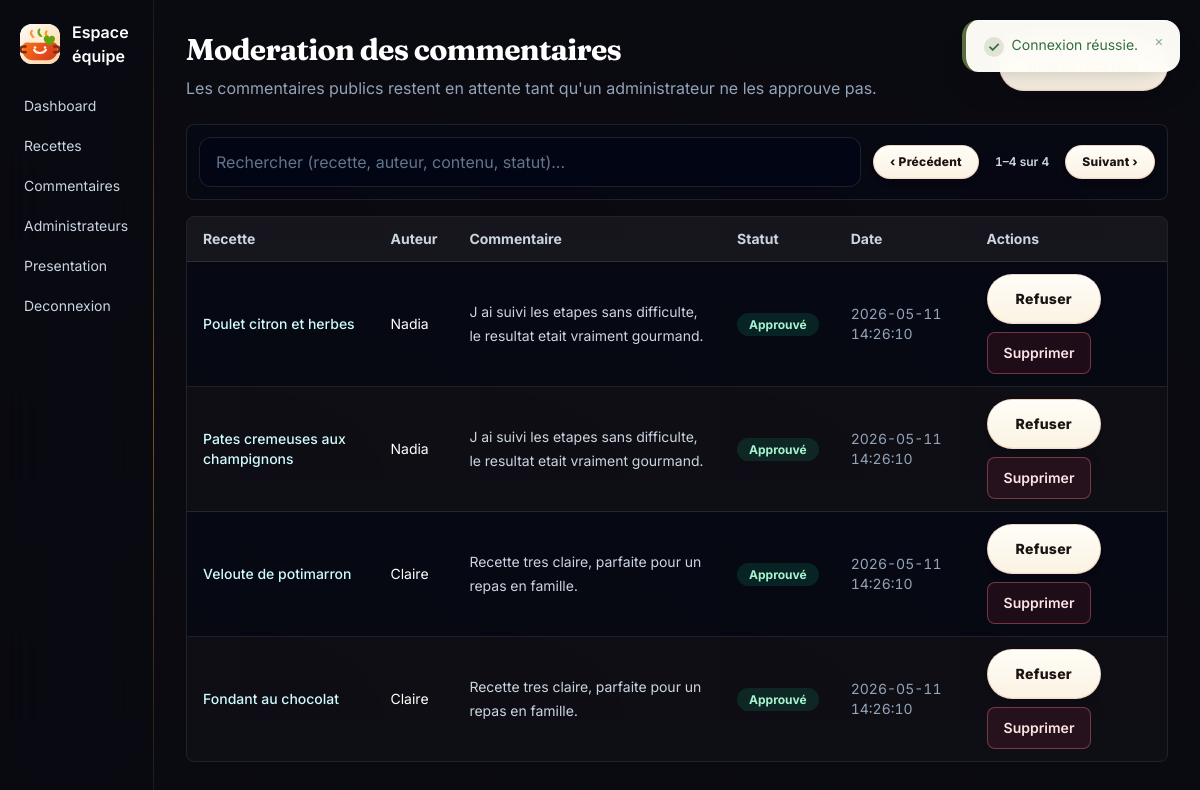
Page /admin/comments/index.php (signed in) on the committed database.
### tables this page shows
CREATE TABLE IF NOT EXISTS recipe_comments (
  id INT AUTO_INCREMENT PRIMARY KEY,
  recipe_id INT NOT NULL,
  author_name VARCHAR(80) NOT NULL,
  content TEXT NOT NULL,
  status ENUM('pending', 'approved', 'rejected') NOT NULL DEFAULT 'pending',
  visitor_hash CHAR(64) NOT NULL,
  created_at DATETIME NOT NULL DEFAULT CURRENT_TIMESTAMP,
  updated_at DATETIME NOT NULL DEFAULT CURRENT_TIMESTAMP ON UPDATE CURRENT_TIMESTAMP,
  INDEX idx_recipe_comments_recipe_status (recipe_id, status, created_at),
  INDEX idx_recipe_comments_status (status, created_at),
  CONSTRAINT fk_recipe_comments_recipe FOREIGN KEY (recipe_id) REFERENCES recipes(id) ON DELETE CASCADE
);

CREATE TABLE IF NOT EXISTS recipes (
  id INT AUTO_INCREMENT PRIMARY KEY,
  title VARCHAR(150) NOT NULL,
  slug VARCHAR(180) NOT NULL UNIQUE,
  short_description VARCHAR(300) NOT NULL,
  description TEXT NOT NULL,
  ingredients TEXT NOT NULL,
  preparation_steps TEXT NOT NULL,
  image_path VARCHAR(255) NULL,
  category VARCHAR(40) NOT NULL DEFAULT 'plats',
  status ENUM('draft', 'published', 'archived') NOT NULL DEFAULT 'draft',
  published_at DATETIME NULL,
  view_count INT UNSIGNED NOT NULL DEFAULT 0,
  created_at DATETIME NOT NULL DEFAULT CURRENT_TIMESTAMP,
  updated_at DATETIME NOT NULL DEFAULT CURRENT_TIMESTAMP ON UPDATE CURRENT_TIMESTAMP,
  INDEX idx_recipes_slug (slug),
  INDEX idx_recipes_public (status, category, published_at)
);

### public/admin/comments/index.php (called while the page is built)
<?php require __DIR__ . '/../../../admin/comments/index.php';

### app/repositories/RecipeInteractionRepository.php (called while the page is built, shortened)
<?php
final class RecipeInteractionRepository
{
    public function allComments(): array
    {
        $stmt = $this->pdo->prepare(
            'SELECT c.*, r.title AS recipe_title, r.slug AS recipe_slug
             FROM recipe_comments c
             INNER JOIN recipes r ON r.id = c.recipe_id
             ORDER BY FIELD(c.status, "pending", "approved", "rejected"), c.created_at DESC, c.id DESC'
        );
        $stmt->execute();
        return $stmt->fetchAll();
    }
}

### admin/comments/index.php (the view, shortened to what this page needs)
<?php
require_once BASE_PATH . '/app/repositories/RecipeInteractionRepository.php';
$pdo = db();
$repo = new RecipeInteractionRepository($pdo);
$comments = [];
$error = null;
try {
    $comments = $repo->allComments();
} catch (Throwable $exception) {
    $error = 'Base de donnees indisponible.';
}
?>
<div class="mb-6 flex flex-col gap-3 sm:flex-row sm:items-center sm:justify-between">
    <div>
        <h1 class="text-3xl font-bold text-white">Moderation des commentaires</h1>
        <p class="mt-2 text-slate-400">Les commentaires publics restent en attente tant qu'un administrateur ne les approuve pas.</p>
    </div>
    <a class="btn-secondary" href="/admin/recipes/index.php">Retour recettes</a>
</div>
<?php if ($error): ?>
    <div class="panel-card p-5 text-amber-100"><?= e($error) ?></div>
<?php else: ?>
    <div class="mb-4 flex flex-wrap items-center gap-3 rounded-lg border border-white/10 bg-slate-950/40 p-3" data-table-toolbar="comments">
        <label class="relative flex-1 min-w-[220px]">
            <input class="field" type="search" placeholder="Rechercher (recette, auteur, contenu, statut)..." data-table-search>
        </label>
        <div class="flex items-center gap-2 text-xs font-semibold text-slate-400">
            <button type="button" class="btn-secondary !px-4 !py-2 !text-xs" data-table-prev aria-label="Page précédente">‹ Précédent</button>
            <span data-table-indicator class="tabular px-2 text-slate-300">—</span>
            <button type="button" class="btn-secondary !px-4 !py-2 !text-xs" data-table-next aria-label="Page suivante">Suivant ›</button>
        </div>
    </div>
    <div class="overflow-hidden rounded-lg border border-white/10">
        <table class="w-full min-w-[980px] divide-y divide-white/10 text-left text-sm" data-table="comments" data-page-size="10">
            <thead class="bg-white/5 text-slate-300">
                <tr>
                    <th class="px-4 py-3">Recette</th>
                    <th class="px-4 py-3">Auteur</th>
                    <th class="px-4 py-3">Commentaire</th>
                    <th class="px-4 py-3">Statut</th>
                    <th class="px-4 py-3">Date</th>
                    <th class="px-4 py-3">Actions</th>
                </tr>
            </thead>
            <tbody class="divide-y divide-white/10">
                <?php foreach ($comments as $comment): ?>
                    <?php
                    $status = (string) $comment['status'];
                    $statusLabel = ['pending' => 'En attente', 'approved' => 'Approuvé', 'rejected' => 'Refusé'][$status] ?? 'Inconnu';
                    $statusClass = $status === 'approved'
                        ? 'bg-emerald-500/15 text-emerald-200'
                        : ($status === 'rejected' ? 'bg-rose-500/15 text-rose-200' : 'bg-amber-500/15 text-amber-200');
                    ?>
                    <tr class="bg-slate-950/40" data-search="<?= e($comment['recipe_title'] . ' ' . $comment['author_name'] . ' ' . $comment['content'] . ' ' . $statusLabel) ?>">
                        <td class="px-4 py-3">
                            <a class="font-medium text-cyan-100 hover:text-white" href="<?= e(recipe_url((string) $comment['recipe_slug'])) ?>" target="_blank" rel="noopener"><?= e($comment['recipe_title']) ?></a>
                        </td>
                        <td class="px-4 py-3 text-white"><?= e($comment['author_name']) ?></td>
                        <td class="max-w-md px-4 py-3 leading-6 text-slate-300"><?= e($comment['content']) ?></td>
                        <td class="px-4 py-3"><span class="rounded-full px-3 py-1 text-xs font-bold <?= e($statusClass) ?>"><?= e($statusLabel) ?></span></td>
                        <td class="px-4 py-3 text-slate-400"><?= e($comment['created_at']) ?></td>
                        <td class="px-4 py-3">
                            <div class="flex flex-wrap gap-2">
                                <?php if ($status !== 'rejected'): ?>
                                    <form method="post" action="/admin/comments/index.php">
                                        <button class="btn-secondary" type="submit">Refuser</button>
                                    </form>
                                <?php endif; ?>
                                <form method="post" action="/admin/comments/index.php" data-confirm="Supprimer définitivement ce commentaire ?">
                                    <button class="btn-danger" type="submit">Supprimer</button>
                                </form>
                            </div>
                        </td>
                    </tr>
                <?php endforeach; ?>
            </tbody>
        </table>
    </div>
<?php endif; ?>

### rows in the picture
recipe_comments: recipe.title "Poulet citron et herbes", author_name "Nadia", content "J ai suivi les etapes sans difficulte, le resultat etait vraiment gourmand.", status "Approuvé", created_at "2026-05-11 14:26:10"
recipe_comments: recipe.title "Pates cremeuses aux champignons", author_name "Nadia", content "J ai suivi les etapes sans difficulte, le resultat etait vraiment gourmand.", status "Approuvé", created_at "2026-05-11 14:26:10"
recipe_comments: recipe.title "Veloute de potimarron", author_name "Claire", content "Recette tres claire, parfaite pour un repas en famille.", status "Approuvé", created_at "2026-05-11 14:26:10"
recipe_comments: recipe.title "Fondant au chocolat", author_name "Claire", content "Recette tres claire, parfaite pour un repas en famille.", status "Approuvé", created_at "2026-05-11 14:26:10"

### other values in the picture
$message "Connexion réussie."
